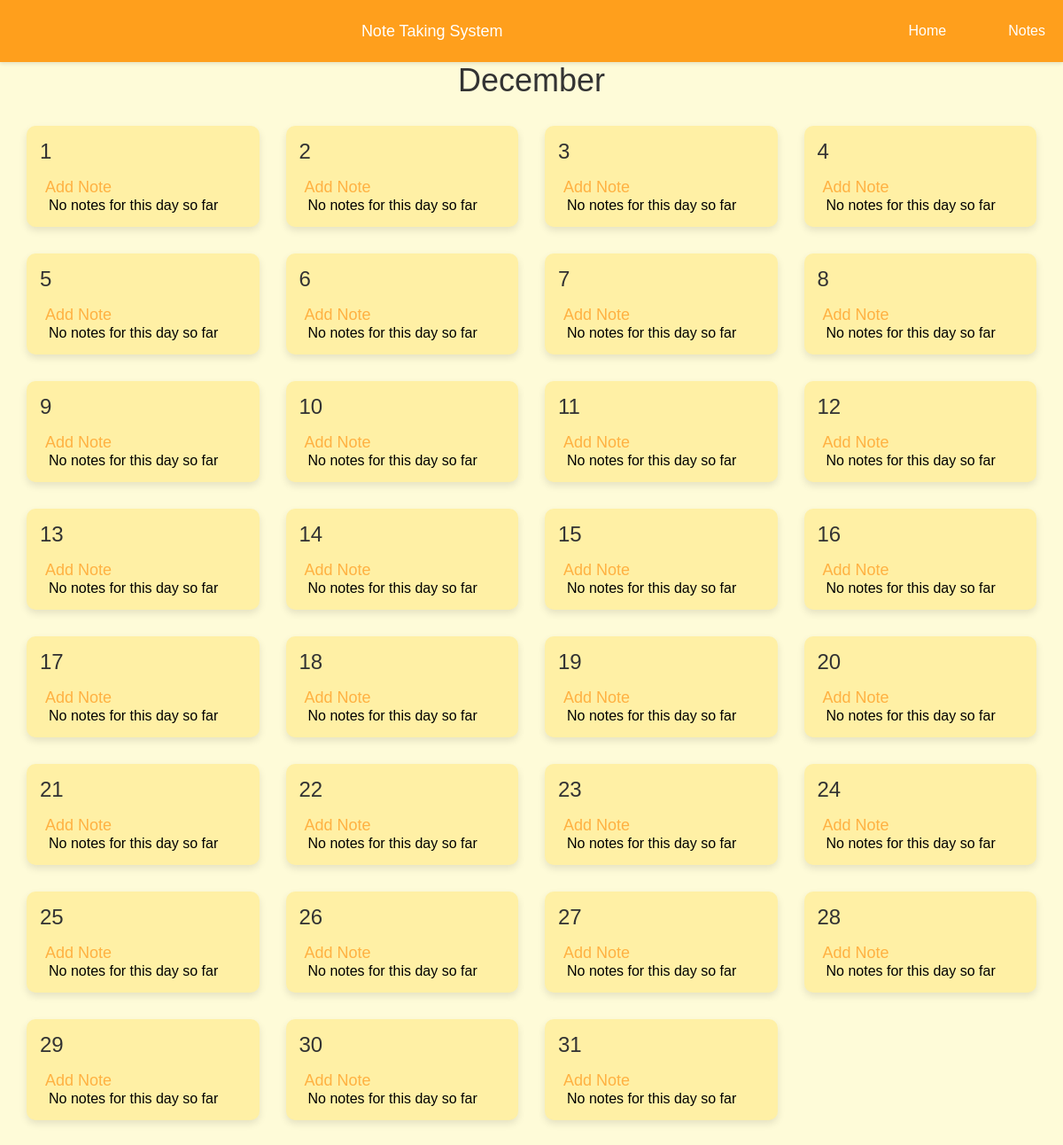
The page /calendarApp/ on the database its author committed.
### calendarApp/models.py (models this page shows, shortened)
class Month(models.Model):
    month_name = models.CharField(max_length=35, default='')
    year = models.PositiveIntegerField(default=None)

class Day(models.Model):
    day_name = models.CharField(max_length=35, default='')
    month = models.ForeignKey(Month, on_delete=models.CASCADE, related_name='days', default=None)

### calendarApp/views.py (the view)
# urls.py: path('', views.index, name='index'),
def index(request):
    note_collection = Note.objects.order_by('-pub_date')
    months = Month.objects.all()
    if not Month.objects.exists():
        today = timezone.now()
        month_name = today.strftime("%B")
        year = today.year
        month = Month(month_name=month_name, year=year)
        month.save()
    return render(request, 'calendarApp/index.html', {'note_collection' : note_collection, 'months': months})

### calendarApp/templates/calendarApp/index.html (shortened to what this page needs)
{% load static %}
<!DOCTYPE html>
<html>
  <head>
    <link rel="stylesheet" href="{% static 'calendarApp/reset.css' %}"/>
    <link rel="stylesheet" href="{% static 'calendarApp/style.css' %}"/>
</head>
<body>
  <nav class="navbar">
    <a class="navbar-brand" href="#">Note Taking System</a>
    <ul class="navbar-nav">
      <li class="nav-item">
        <a class="nav-link" href="#">Home</a>
      </li>
      <li class="nav-item">
        <a class="nav-link" href="#">Notes</a>
      </li>
    </ul>
  </nav>
  {% if months %}
    {% for month in months %}
      <h1>{{ month.month_name }}</h1>
      <div class="month">
        {% for day in month.days.all %}
          <div class="day">
            <h2>{{ day.day_name }}</h2>
            <a href="{% url 'note-create' day.id %}"> <div class="add-note">
              <button>Add Note</button> </div>
            </a>
            {% if not day.attached_notes.all %}
          <p class="no-notes">No notes for this day so far</p>
        {% endif %}
          </div>
        {% endfor %}
      </div>
    {% endfor %}
    {% else %}
    <p>No Month right now.</p>
  {% endif %}
</body>
</html>

### calendarApp/static/calendarApp/style.css (style rules this page uses)
body { background-color: #fefbd8; font-family: Arial, sans-serif; }
h1, h2, h3 { color: #333; margin: 0; }
h1 { font-size: 36px; text-align: center; }
h2 { font-size: 24px; margin-bottom: 15px; }
.navbar { display: flex; justify-content: space-between; align-items: center; height: 70px; background-color: #ff9f1c; box-shadow: 0px 2px 4px rgba(0, 0, 0, 0.1); }
.navbar-brand { font-size: 18px; font-weight: 500; color: #ffffff; text-decoration: none; margin: 0 auto; }
.navbar-nav { display: flex; align-items: center; }
.nav-item { margin-left: 30px; }
.nav-link { font-size: 16px; font-weight: 400; color: #ffffff; text-decoration: none; padding: 10px 20px; border-radius: 5px; transition: all 0.3s ease; }
.month { display: flex; flex-wrap: wrap; margin: 15px; }
.day { background-color: #fff0a5; border-radius: 10px; box-shadow: 0 4px 8px rgba(0, 0, 0, 0.1); flex: 0 0 calc(25% - 30px); margin: 15px; padding: 15px; position: relative; transition: transform 0.2s ease-in-out; }
.day .add-note button { background-color: transparent; border: 0; color: #ffb142; cursor: pointer; font-size: 18px; outline: 0; transition: color 0.2s ease-in-out; }
.day { animation-name: slideUp; animation-duration: 0.5s; animation-timing-function: ease-in-out; }
.day:nth-of-type(2) { animation-delay: 0.1s; }
.day:nth-of-type(3) { animation-delay: 0.2s; }
.day:nth-of-type(4) { animation-delay: 0.3s; }
.day:nth-of-type(5) { animation-delay: 0.4s; }
.no-notes { margin-left: 10px; }

### rows shown on the page
Month: month_name "December"
Day: day_name "1", shows "No notes for this day so far"
Day: day_name "2", shows "No notes for this day so far"
Day: day_name "3", shows "No notes for this day so far"
Day: day_name "4", shows "No notes for this day so far"
Day: day_name "5", shows "No notes for this day so far"
Day: day_name "6", shows "No notes for this day so far"
Day: day_name "7", shows "No notes for this day so far"
Day: day_name "8", shows "No notes for this day so far"
Day: day_name "9", shows "No notes for this day so far"
Day: day_name "10", shows "No notes for this day so far"
Day: day_name "11", shows "No notes for this day so far"
Day: day_name "12", shows "No notes for this day so far"
Day: day_name "13", shows "No notes for this day so far"
Day: day_name "14", shows "No notes for this day so far"
Day: day_name "15", shows "No notes for this day so far"
Day: day_name "16", shows "No notes for this day so far"
Day: day_name "17", shows "No notes for this day so far"
Day: day_name "18", shows "No notes for this day so far"
Day: day_name "19", shows "No notes for this day so far"
Day: day_name "20", shows "No notes for this day so far"
Day: day_name "21", shows "No notes for this day so far"
Day: day_name "22", shows "No notes for this day so far"
Day: day_name "23", shows "No notes for this day so far"
Day: day_name "24", shows "No notes for this day so far"
Day: day_name "25", shows "No notes for this day so far"
Day: day_name "26", shows "No notes for this day so far"
Day: day_name "27", shows "No notes for this day so far"
Day: day_name "28", shows "No notes for this day so far"
Day: day_name "29", shows "No notes for this day so far"
Day: day_name "30", shows "No notes for this day so far"
Day: day_name "31", shows "No notes for this day so far"
